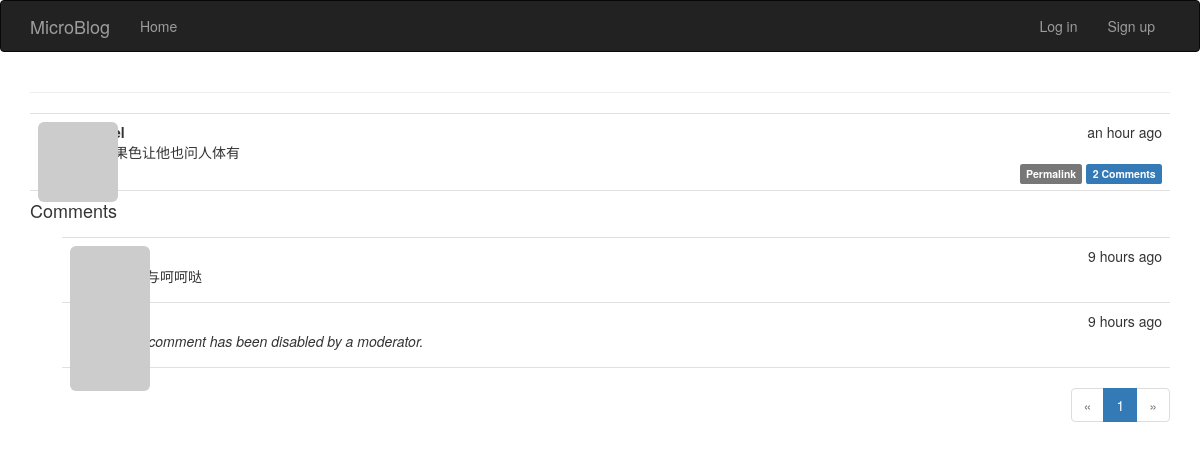
The page /post/202 on the database its author committed.
### app/models.py (models this page shows, shortened)
class Post(db.Model):
    id = db.Column(db.Integer, primary_key = True)
    body = db.Column(db.String(140))
    timestamp = db.Column(db.DateTime(), default=datetime.now)
    user_id = db.Column(db.Integer, db.ForeignKey('user.id'))
    comments = db.relationship('Comment', backref='post', lazy='dynamic')

class Comment(db.Model):
    id = db.Column(db.Integer, primary_key=True)
    body = db.Column(db.Text)
    timestamp = db.Column(db.DateTime, index=True, default=datetime.utcnow)
    disabled = db.Column(db.Boolean)
    author_id = db.Column(db.Integer, db.ForeignKey('user.id'))
    post_id = db.Column(db.Integer, db.ForeignKey('post.id'))

### app/views.py (the view, shortened to what this page needs)
@app.route('/post/<int:id>', methods=['GET', 'POST'])
def post(id):
    post = Post.query.get_or_404(id)
    form = CommentForm()
    page = request.args.get('page', 1, type=int)
    if page == -1:
        page = (post.comments.count() - 1) // \
            current_app.config['FLASKY_COMMENTS_PER_PAGE'] + 1
    pagination = post.comments.order_by(Comment.timestamp.asc()).paginate(
        page, per_page=current_app.config['FLASKY_COMMENTS_PER_PAGE'],
        error_out=False)
    comments = pagination.items
    return render_template('post.html', posts=[post], form=form,
                           comments=comments, pagination=pagination)

### app/models.py (called while the page is built)
    def gravatar(self, size=100, default='identicon', rating='g'):
        if request.is_secure:
            url = 'https://secure.gravatar.com/avatar'
        else:
            url = 'http://www.gravatar.com/avatar'
        hash = self.avatar_hash or hashlib.md5(
            self.email.encode('utf-8')).hexdigest()
        return '{url}/{hash}?s={size}&d={default}&r={rating}'.format(
            url=url, hash=hash, size=size, default=default, rating=rating)

### app/templates/post.html (shortened to what this page needs)
{% extends "base.html" %}
{% import "bootstrap/wtf.html" as wtf %}
{% import "_macros.html" as macros %}
{% block page_content %}
{% include '_posts.html' %}
<h4 id="comments">Comments</h4>
{% include '_comments.html' %}
{% if pagination %}
<div class="pagination">
    {{ macros.pagination_widget(pagination, 'post', fragment='#comments', id=posts[0].id) }}
</div>
{% endif %}
{% endblock %}

### app/templates/_posts.html (shortened to what this page needs)
<ul class="posts">
    {% for post in posts %}
    <li class="post">
        <div class="post-thumbnail">
            {% if current_user.is_authenticated %}
            <a href="{{ url_for('users', user_id = post.author.id) }}">
            <img class="img-rounded profile-thumbnail" src="{{ post.author.gravatar(size=40) }}">
            </a>
            {% else %}
            <a><img class="img-rounded profile-thumbnail" src="{{ post.author.gravatar(size=40) }}"></a>
            {% endif %}
        </div>
        <div class="post-content">
            <div class="post-date">{{ moment(post.timestamp).fromNow() }}</div>
            <div class="post-author">
            </div>
            <div class="post-body">
                {% if post.body_html %}
                    {{ post.body_html | safe }}
                {% else %}
                    {{ post.body }}
                {% endif %}
            </div>
            <div class="post-footer">
                <a href="{{ url_for('post', id=post.id) }}">
                    <span class="label label-default">Permalink</span>
                </a>
                <a href="{{ url_for('post', id=post.id) }}#comments">
                    <span class="label label-primary">{{ post.comments.count() }} Comments</span>
                </a>
            </div>
        </div>
    </li>
    {% endfor %}
</ul>

### app/templates/_comments.html (shortened to what this page needs)
<ul class="comments">
    {% for comment in comments %}
    <li class="comment">
        <div class="comment-thumbnail">
            <a href="{{ url_for('users', user_id=comment.author.id) }}">
                <img class="img-rounded profile-thumbnail" src="{{ comment.author.gravatar(size=40) }}">
            </a>
        </div>
        <div class="comment-content">
            <div class="comment-date">{{ moment(comment.timestamp).fromNow() }}</div>
            <div class="comment-author"><a href="{{ url_for('users', user_id=comment.author.id) }}">{{ comment.author.name }}</a></div>
            <div class="comment-body">
                {% if comment.disabled %}
                <p><i>This comment has been disabled by a moderator.</i></p>
                {% endif %}
                {% if moderate or not comment.disabled %}
                    {% if comment.body_html %}
                        {{ comment.body_html | safe }}
                    {% else %}
                        {{ comment.body }}
                    {% endif %}
                {% endif %}
            </div>
        </div>
    </li>
    {% endfor %}
</ul>

### app/static/styles.css (style rules this page uses)
.profile-thumbnail { position: absolute; }
ul.posts { list-style-type: none; padding: 0px; margin: 16px 0px 0px 0px; border-top: 1px solid #e0e0e0; }
ul.posts li.post { padding: 8px; border-bottom: 1px solid #e0e0e0; }
div.post-date { float: right; }
div.post-author { font-weight: bold; }
div.post-thumbnail { position: absolute; }
div.post-content { margin-left: 48px; min-height: 48px; }
div.post-footer { text-align: right; }
ul.comments { list-style-type: none; padding: 0px; margin: 16px 0px 0px 0px; }
ul.comments li.comment { margin-left: 32px; padding: 8px; border-bottom: 1px solid #e0e0e0; }
ul.comments li.comment:nth-child(1) { border-top: 1px solid #e0e0e0; }
div.comment-date { float: right; }
div.comment-author { font-weight: bold; }
div.comment-thumbnail { position: absolute; }
div.comment-content { margin-left: 48px; min-height: 48px; }
div.pagination { width: 100%; text-align: right; padding: 0px; margin: 0px; }

### rows shown on the page
Post: timestamp "an hour ago", body "是糖果色让他也问人体有", comments.count "2"
Comment: timestamp "9 hours ago", body "个人与呵呵哒"
Comment: timestamp "9 hours ago", shows "This comment has been disabled by a moderator."

### other values the page prints
{{ p }} "1"
